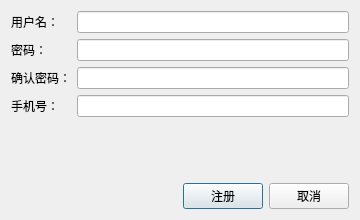
<?xml version="1.0" encoding="UTF-8"?>
<ui version="4.0">
 <class>RegisterDialog</class>
 <widget class="QDialog" name="RegisterDialog">
  <property name="geometry">
   <rect>
    <x>0</x>
    <y>0</y>
    <width>360</width>
    <height>220</height>
   </rect>
  </property>
  <property name="windowTitle">
   <string>用户注册</string>
  </property>
  <layout class="QVBoxLayout" name="verticalLayout">
   <item>
    <layout class="QFormLayout" name="formLayout">
     <item row="0" column="0">
      <widget class="QLabel" name="labelUser">
       <property name="text">
        <string>用户名：</string>
       </property>
      </widget>
     </item>
     <item row="0" column="1">
      <widget class="QLineEdit" name="usernameInput"/>
     </item>
     <item row="1" column="0">
      <widget class="QLabel" name="labelPass">
       <property name="text">
        <string>密码：</string>
       </property>
      </widget>
     </item>
     <item row="1" column="1">
      <widget class="QLineEdit" name="passwordInput">
       <property name="echoMode">
        <enum>QLineEdit::Password</enum>
       </property>
      </widget>
     </item>
     <item row="2" column="0">
      <widget class="QLabel" name="labelConfirm">
       <property name="text">
        <string>确认密码：</string>
       </property>
      </widget>
     </item>
    <item row="2" column="1">
      <widget class="QLineEdit" name="confirmInput">
       <property name="echoMode">
        <enum>QLineEdit::Password</enum>
       </property>
      </widget>
     </item>
    <item row="3" column="0">
     <widget class="QLabel" name="labelPhone">
      <property name="text">
       <string>手机号：</string>
      </property>
     </widget>
    </item>
    <item row="3" column="1">
     <widget class="QLineEdit" name="phoneInput"/>
    </item>
    </layout>
   </item>
   <item>
    <layout class="QHBoxLayout" name="buttonLayout">
     <item>
      <spacer name="spacer">
       <property name="orientation">
        <enum>Qt::Horizontal</enum>
       </property>
       <property name="sizeHint" stdset="0">
        <size>
         <width>40</width>
         <height>20</height>
        </size>
       </property>
      </spacer>
     </item>
     <item>
      <widget class="QPushButton" name="submitButton">
       <property name="text">
        <string>注册</string>
       </property>
      </widget>
     </item>
     <item>
      <widget class="QPushButton" name="cancelButton">
       <property name="text">
        <string>取消</string>
       </property>
      </widget>
     </item>
    </layout>
   </item>
  </layout>
 </widget>
 <connections>
  <connection>
   <sender>cancelButton</sender>
   <signal>clicked()</signal>
   <receiver>RegisterDialog</receiver>
   <slot>reject()</slot>
   <hints>
    <hint type="sourcelabel">
     <x>275</x>
     <y>183</y>
    </hint>
    <hint type="destinationlabel">
     <x>180</x>
     <y>109</y>
    </hint>
   </hints>
  </connection>
  <connection>
   <sender>submitButton</sender>
   <signal>clicked()</signal>
   <receiver>RegisterDialog</receiver>
   <slot>on_submitButton_clicked()</slot>
   <hints>
    <hint type="sourcelabel">
     <x>223</x>
     <y>184</y>
    </hint>
    <hint type="destinationlabel">
     <x>179</x>
     <y>109</y>
    </hint>
   </hints>
  </connection>
 </connections>
 <resources/>
 <connections/>
</ui>
